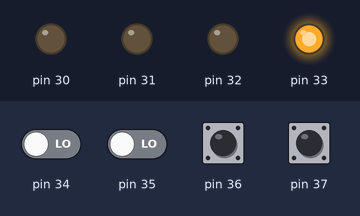
A sketch run on a simulated Arduino Mega 2560, built with avr-gcc and run on an emulated ATmega2560. Shown: output pins drawn as LEDs (lit = HIGH). The inputs (shaded band) are chosen by the test bench; at power-on: pin 36, pin 37 HIGH, pin 34, pin 35 LOW. What the sketch prints to the serial monitor is not drawn.

Above: at 0.1 s.
Timing chart, 0 to 1.6 s (numbered marks = the images above):
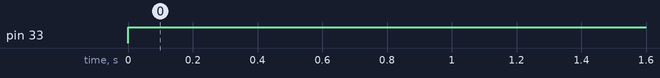

The sketch:

floatSensorSwitch.ino
```cpp
#include <inttypes.h>
#include <avr/io.h>

byte DI_00 = 37; //Green
byte DI_01 = 36; //Red
byte DI_02 = 35;
byte DI_03 = 34;

byte DO_00 = 33;
byte DO_01 = 32;
byte DO_02 = 31;
byte DO_03 = 30;

//PA0-->22,PA1-->23,PA2-->24,PA3-->25,PA4-->26,PA5-->27,PA6-->28,PA7-->29.
struct portStruct {
    byte bitMask;
    byte pin;
    volatile unsigned char *hwPort;
    boolean pullupFlag;
    volatile unsigned char *pullup;
};


portStruct diPorts[4] = {
                            {0b00000001, DI_00, &PINC, true,&PORTC},
                            {0b00000010, DI_01, &PINC, true, &PORTC },
                            {0b00000100, DI_02, &PINC, false, &PORTC},
                            {0b00001000, DI_03, &PINC, true, &PORTC}
                        };

// DDRC = 0b11110000; //30,31,32,33, 34,35,36,37 -->for mega
//DDRA = 0b11111111 //29,28,27,26,25,24,23,22 --> for mega
portStruct doPorts[4] = {
                            {0b00010000, DO_00, &PORTC },
                            {0b00100000, DO_01, &PORTC },
                            {0b01000000, DO_02, &PORTC },
                            {0b10000000, DO_03, &PORTC }
                        };

void setup()
{
    Serial.begin(9600);
    DDRC = 0b11110000; //30,31,32,33, 34,35,36,37
    //PORTC = 0b00001111;
    //DDRA = 0b11111111; //29,28,27,26,25,24,23,22
}

void loop()
{
    Serial.print("DI_00  DI_01 :");
    Serial.print(readDIPort(DI_00));
    Serial.print("  ");
    Serial.println(readDIPort(DI_01));

    /*
    if(readDIPort(DI_00))
        Serial.println("At DI_OO Flaot is at Top");
    else
        Serial.println("At DI_OO Float is at Botton");

   if(!readDIPort(DI_01))
        Serial.println("At DI_01 Float is at Bottom");
    else
        Serial.println("At DI_01 Float is at Top");
     */
     writeDOPort(DO_00,true);
    delay(2000);

}

boolean readDIPort(byte inputPin)
{
    boolean val;
    byte recd;
    //byte recd = PINC; //change where DI is connected
    for( unsigned int i=0; i< sizeof(diPorts)/sizeof(portStruct); i++) {
        if(diPorts[i].pullupFlag){
            *diPorts[i].pullup |= diPorts[i].bitMask;
            recd = *diPorts[i].hwPort;
        } else
            recd = *diPorts[i].hwPort;
        if( diPorts[i].pin == inputPin ){
            val = (((recd & diPorts[i].bitMask) == 0)? false:true);
            return val;
        }
   }
}


void writeDOPort(byte port,boolean value)
{
    for(unsigned int i=0; i< sizeof(doPorts)/sizeof(portStruct); i++) {
        if( doPorts[i].pin == port){
                if(value) {
                    *doPorts[i].hwPort = *doPorts[i].hwPort | doPorts[i].bitMask;
                }
                else{
                    *doPorts[i].hwPort &= ~(doPorts[i].bitMask);
                }
            }
        }
}
```

Measured:
- by itself, pin 33: LOW → HIGH at 0.00 s
